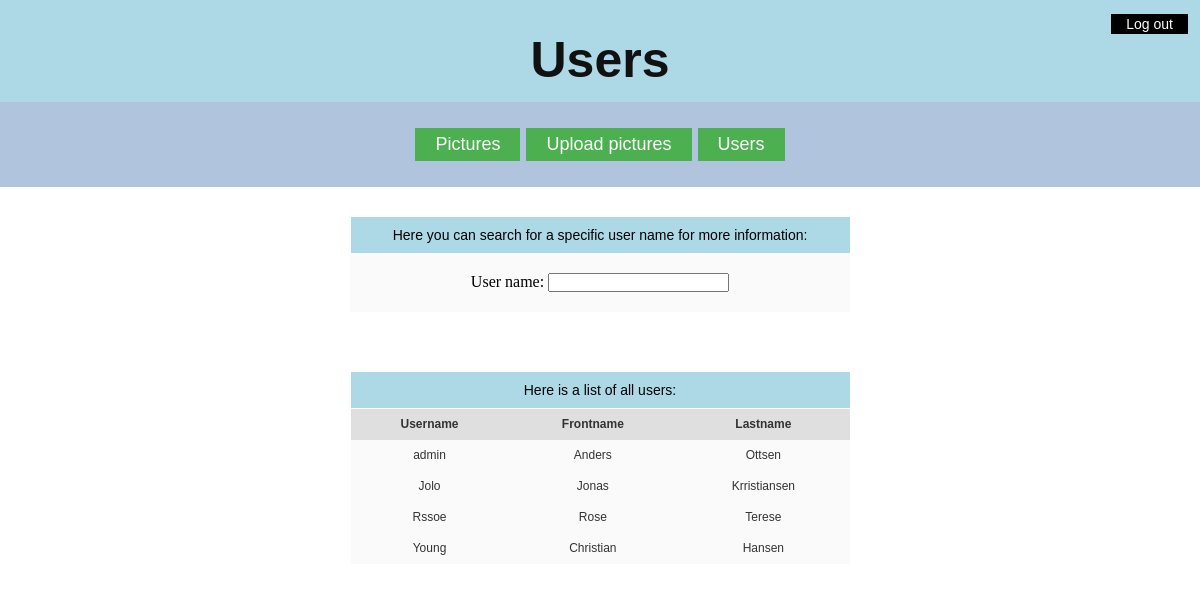
The page /users.php (signed in) on the database its author committed.
### tables this page shows
CREATE TABLE IF NOT EXISTS `person` (
  `person_id` int(11) NOT NULL AUTO_INCREMENT,
  `user_name` varchar(30) NOT NULL,
  `password` varchar(255) NOT NULL,
  `front_name` varchar(30) NOT NULL,
  `last_name` varchar(30) NOT NULL,
  `zip_code` int(11) NOT NULL,
  `city` varchar(30) NOT NULL,
  `phone_number` varchar(30) NOT NULL,
  `email_adress` varchar(100) NOT NULL,
  PRIMARY KEY (`user_name`),
  UNIQUE KEY `person_id` (`person_id`)
);

### users.php (the view, shortened to what this page needs)
<?php
  require_once 'db_config.php';
  try {
    $conn = new PDO("mysql:host=$servername;dbname=$dbname",
    $username,
    $password,
    array(PDO::ATTR_ERRMODE => PDO::ERRMODE_EXCEPTION));
    $getUsersStmt = $conn->prepare("SELECT user_name, front_name, last_name FROM person");
  } catch (PDOException $e) {
    echo "Error: " . $e->getMessage();
  }
  $getUsersStmt->execute();
  $getUsersStmt->setFetchMode(PDO::FETCH_ASSOC);
  $result = $getUsersStmt->fetchAll();
?>
<!DOCTYPE html>
<html lang="en" dir="ltr">
  <head>
    <link rel ="stylesheet" type="text/css" href="style.css">
  </head>
  <body>
    <div class="pictureDiv">
      <?php
          echo '
          <form class="logOutForm" method="post">
            <button name="logout" class="logOutButton">Log out</button>
          </form>';
          echo '<h1>Users</h1>';
      ?>
    </div>
    <div class="menuDiv">
      <a href="pictures.php" class="menuButton">
        Pictures
      </a>
      <a href="uploadPictures.php" class="menuButton">
        Upload pictures
      </a>
      <a href="users.php" class="menuButton">
        Users
      </a>
    </div>
    <div class="usersTableDiv">
      <div class="headerDiv">Here you can search for a specific user name for more information:</div>
      <form class = "searchForUsersForm">
        User name: <input type="text" onkeyup="showUser(this.value)">
      </form>
    </div>
    <div class="usersTableDiv">
      <div class="headerDiv">Here is a list of all users:</div>
      <table class="usersTable">
        <th>Username</th>
        <th>Frontname</th>
        <th>Lastname</th>
        <?php
        foreach ($result as $value)  {
          echo '<tr>';
          echo '<td>'. $value['user_name'] .'</td>';
          echo '<td>'. $value['front_name'] .'</td>';
          echo '<td>'. $value['last_name'] .'</td>';
          echo '</tr>';
        }
        ?>
      </table>
    </div>
  </body>
</html>

### style.css (style rules this page uses)
* { margin: 0; padding: 0; }
.pictureDiv { width: 100%; background-color: lightblue; }
.pictureDiv h1 { text-align: center; padding: 0px 30px 20px; font-family: arial; font-size: 50px; color: #111; line-height: 44px; }
.searchForUsersForm { margin: 0 auto; padding: 20px; text-align: center; background-color: #FAFAFA; width: 460px; }
.logOutForm { text-align: right; padding: 10px 10px 0px 0px; }
.menuDiv { padding: 22px; background-color: LightSteelBlue; color: white; text-align: center; }
.menuButton { background-color: #4CAF50; border: none; color: white; padding: 6px 20px; text-align: center; text-decoration: none; display: inline-block; font-size: 35px; font-family: arial; margin: 4px 1px; cursor: pointer; }
.logOutButton { background-color: black; border: none; color: white; padding: 2px 15px; text-align: center; text-decoration: none; display: inline-block; font-size: 35px; font-family: arial; margin: 4px 2px; cursor: pointer; }
.usersTableDiv { padding: 30px; }
.headerDiv { margin: 0 auto; background-color: lightblue; text-align: center; font-family: Arial; font-size: 30px; width: 499px; padding: 10px 0px 10px; }
.usersTable { margin: 0 auto; color: #333; font-family: Arial; font-size: 30; width: 500px; border-collapse: collapse; border-spacing: 0; }
.usersTable th, .usersTable td { border: 1px solid transparent; height: 30px; }
.usersTable th { background: #DFDFDF; font-weight: bold; font-size: 25px; }
.usersTable td { background: #FAFAFA; text-align: center; font-size: 25px; }
.usersTable tr { border: solid; border-width: 1px 0; }
@media only screen and (min-width: 1000px) { .menuButton { font-size: 18px; } }
@media only screen and (min-width: 1000px) { .logOutButton { font-size: 14px; } }
@media only screen and (min-width: 1000px) { .usersTable th { font-size: 12px; } }
@media only screen and (min-width: 1000px) { .usersTable td { font-size: 12px; } }
@media only screen and (min-width: 1000px) { .headerDiv { font-size: 14px; } }

### rows shown on the page
person: user_name "admin", front_name "Anders", last_name "Ottsen"
person: user_name "Jolo", front_name "Jonas", last_name "Krristiansen"
person: user_name "Rssoe", front_name "Rose", last_name "Terese"
person: user_name "Young", front_name "Christian", last_name "Hansen"
